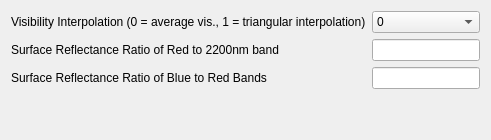
          <widget class="QWidget" name="tab_5">
           <attribute name="title">
            <string>Spectral Ratios</string>
           </attribute>
           <layout class="QGridLayout" name="gridLayout_5">
            <item row="3" column="1">
             <widget class="QLineEdit" name="surRefRedThermEdit"/>
            </item>
            <item row="1" column="0">
             <widget class="QLabel" name="label_28">
              <property name="text">
               <string>Visibility Interpolation (0 = average vis., 1 = triangular interpolation)</string>
              </property>
             </widget>
            </item>
            <item row="3" column="0">
             <widget class="QLabel" name="label_19">
              <property name="text">
               <string>Surface Reflectance Ratio of Red to 2200nm band</string>
              </property>
             </widget>
            </item>
            <item row="6" column="0">
             <widget class="QLabel" name="label_29">
              <property name="text">
               <string>Surface Reflectance Ratio of Blue to Red Bands</string>
              </property>
             </widget>
            </item>
            <item row="1" column="1">
             <widget class="QComboBox" name="visInterpCombo">
              <item>
               <property name="text">
                <string>0</string>
               </property>
              </item>
              <item>
               <property name="text">
                <string>1</string>
               </property>
              </item>
             </widget>
            </item>
            <item row="6" column="1">
             <widget class="QLineEdit" name="surfRefBlueRedEdit"/>
            </item>
            <item row="7" column="1">
             <spacer name="verticalSpacer_4">
              <property name="orientation">
               <enum>Qt::Vertical</enum>
              </property>
              <property name="sizeHint" stdset="0">
               <size>
                <width>20</width>
                <height>40</height>
               </size>
              </property>
             </spacer>
            </item>
           </layout>
          </widget>
